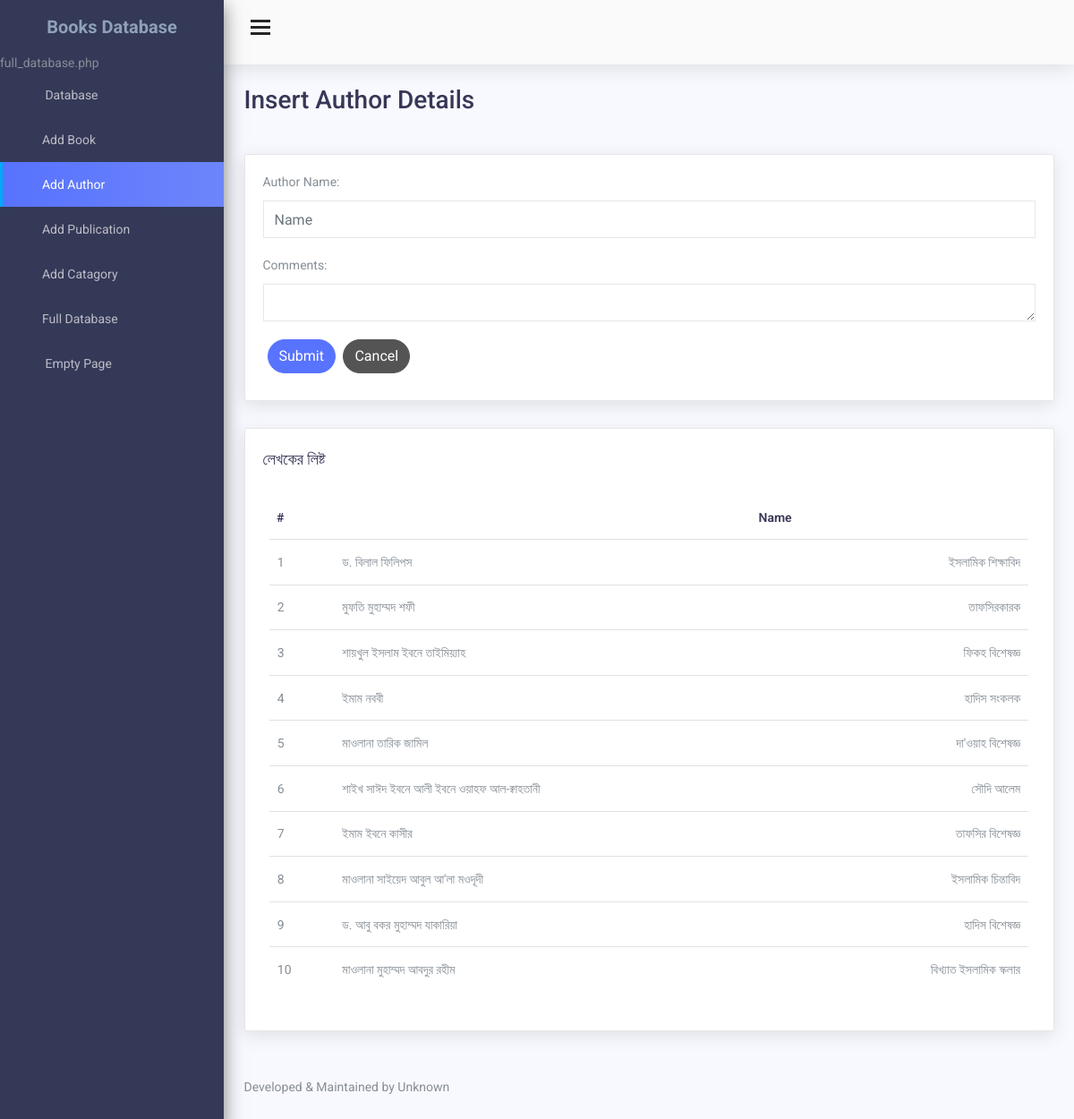
Page /add_author.php on the committed database.
### tables this page shows
CREATE TABLE `authors_name` (
  `id` int(200) AUTO_INCREMENT,
  `author_name` varchar(200) ,
  `other` varchar(100),
  PRIMARY KEY (`id`)
);

### add_author.php (the view, shortened to what this page needs)
<!DOCTYPE html>
<html lang="en">
<head>
  <link href="css/lib/font-awesome.min.css" rel="stylesheet" />
  <link href="css/lib/themify-icons.css" rel="stylesheet" />
  <link href="css/lib/sidebar.css" rel="stylesheet" />
  <link href="css/lib/bootstrap.min.css" rel="stylesheet" />
  <link href="css/lib/helper.css" rel="stylesheet" />
  <link href="css/style.css" rel="stylesheet" />
</head>
<?php
    require_once('connection.php');
?>
<body>
  <div class="sidebar sidebar-hide-to-small sidebar-shrink sidebar-gestures">
    <div class="nano">
      <div class="nano-content">
        <div class="logo">
          <a href="index.html"><span>Books Database</span></a>
        </div>full_database.php
        <ul>
          <li><a href="index.php"><i class="ti-book"></i> Database </a></li>
          <li><a href="add_books.php"><i class="ti-agenda"></i>Add Book </a></li>
          <li><a href="add_author.php"><i class="ti-slice"></i>Add Author </a></li>
          <li><a href="add_publication.php"><i class="ti-clipboard"></i>Add Publication </a></li>
          <li><a href="add_catagory.php"><i class="ti-layers-alt"></i>Add Catagory </a></li>
          <li><a href="full_database.php"><i class="ti-harddrives"></i>Full Database </a></li>
          <li><a href="Empty_Page.php"><i class="ti-file"></i> Empty Page </a> </li>
        </ul>
      </div>
    </div>
  </div>
  <div class="header">
    <div class="container-fluid">
      <div class="row">
        <div class="col-lg-12">
          <div class="float-left">
            <div class="hamburger sidebar-toggle">
              <span class="line"></span>
              <span class="line"></span>
              <span class="line"></span>
            </div>
          </div>
          <div class="float-right">
            <div class="dropdown dib">
              <div class="header-icon" data-toggle="dropdown">
                <span class="ti-panel">
                  <i class="ti-angle-down f-s-10"></i>
                </span>
              </div>
            </div>
          </div>
        </div>
      </div>
    </div>
  </div>
  <div class="content-wrap">
    <div class="main">
      <div class="container-fluid">
        <div class="row">
          <div class="col-lg-6 p-l-0 title-margin-right">
            <h3 class="page-header">Insert Author Details</h3>
          </div>
        </div>
        <div class="row">
          <div class="col-lg-12">
            <div class="card">
              <div class="card-body">
                <div class="basic-elements">
                  <form role="form" action="add_author_c.php" method="post">
                    <div class="form-group">
                      <label>Author Name:</label>
                      <input class="form-control" type="text" placeholder="Name" name="author_name" />
                    </div>
                    <div class="form-group">
                      <label>Comments:</label>
                      <textarea class="form-control" rows="3" name="comments" id="comments"></textarea>
                    </div>
                    <button class="btn btn-primary btn-rounded m-b-10 m-l-5" type="submit" name="submit"> Submit
                    </button>
                    <button type="reset" class="btn btn-dark btn-rounded m-b-10 m-l-5"> Cancel </button>
                  </form>
                </div>
              </div>
            </div>
          </div>
          <div class="col-lg-12">
            <div class="card">
              <div class="card-title">
                <h4>লেখকের লিষ্ট</h4>
              </div>
              <div class="card-body">
                <div id="page-inner">
                  <div class="row">
                    <div class="col-md-12">
                      <div class="panel panel-default">
                        <div class="panel-body">
                          <div class="table-responsive">
                          <table class="table table-hover ">
                            <thead>
                                <tr>
                                    <th>#</th>
                                    <th>Name</th>
                                </tr>
                            </thead>
                            <tbody>
                                <tr>
                                    <?php
                                    $inc = 1;
                                    $result = $conn->query("SELECT * FROM authors_name ORDER BY id DESC");
                                    if ($result && $result->num_rows > 0) {
                                        while($row = $result->fetch_assoc()) {
                                            echo "
                                            <tr>
                                            <td>" . $inc++ . "</td>
                                            <td>" . htmlspecialchars($row['author_name']) . "</td>
                                            <td>" . htmlspecialchars($row['other']) . "</td>
                                            </tr>";
                                        }
                                    }
                                    ?>
                                    </tr>
                                </tbody>
                            </table>
                          </div>
                        </div>
                      </div>
                    </div>
                  </div>
                </div>
              </div>
            </div>
          </div>
        </div>
      </div>
    </div>
    <div class="row">
      <div class="col-lg-12">
        <div class="footer">
          <p>Developed & Maintained by Unknown</p>
        </div>
      </div>
    </div>
  </div>
</body>
</html>

### rows in the picture
authors_name: author_name "ড. বিলাল ফিলিপস", other "ইসলামিক শিক্ষাবিদ"
authors_name: author_name "মুফতি মুহাম্মদ শফী", other "তাফসিরকারক"
authors_name: author_name "শায়খুল ইসলাম ইবনে তাইমিয়্যাহ", other "ফিকহ বিশেষজ্ঞ"
authors_name: author_name "ইমাম নববী", other "হাদিস সংকলক"
authors_name: author_name "মাওলানা তারিক জামিল", other "দা'ওয়াহ বিশেষজ্ঞ"
authors_name: author_name "শাইখ সাঈদ ইবনে আলী ইবনে ওয়াহফ আল-ক্বাহতানী", other "সৌদি আলেম"
authors_name: author_name "ইমাম ইবনে কাসীর", other "তাফসির বিশেষজ্ঞ"
authors_name: author_name "মাওলানা সাইয়েদ আবুল আ'লা মওদূদী", other "ইসলামিক চিন্তাবিদ"
authors_name: author_name "ড. আবু বকর মুহাম্মদ যাকারিয়া", other "হাদিস বিশেষজ্ঞ"
authors_name: author_name "মাওলানা মুহাম্মদ আবদুর রহীম", other "বিখ্যাত ইসলামিক স্কলার"
